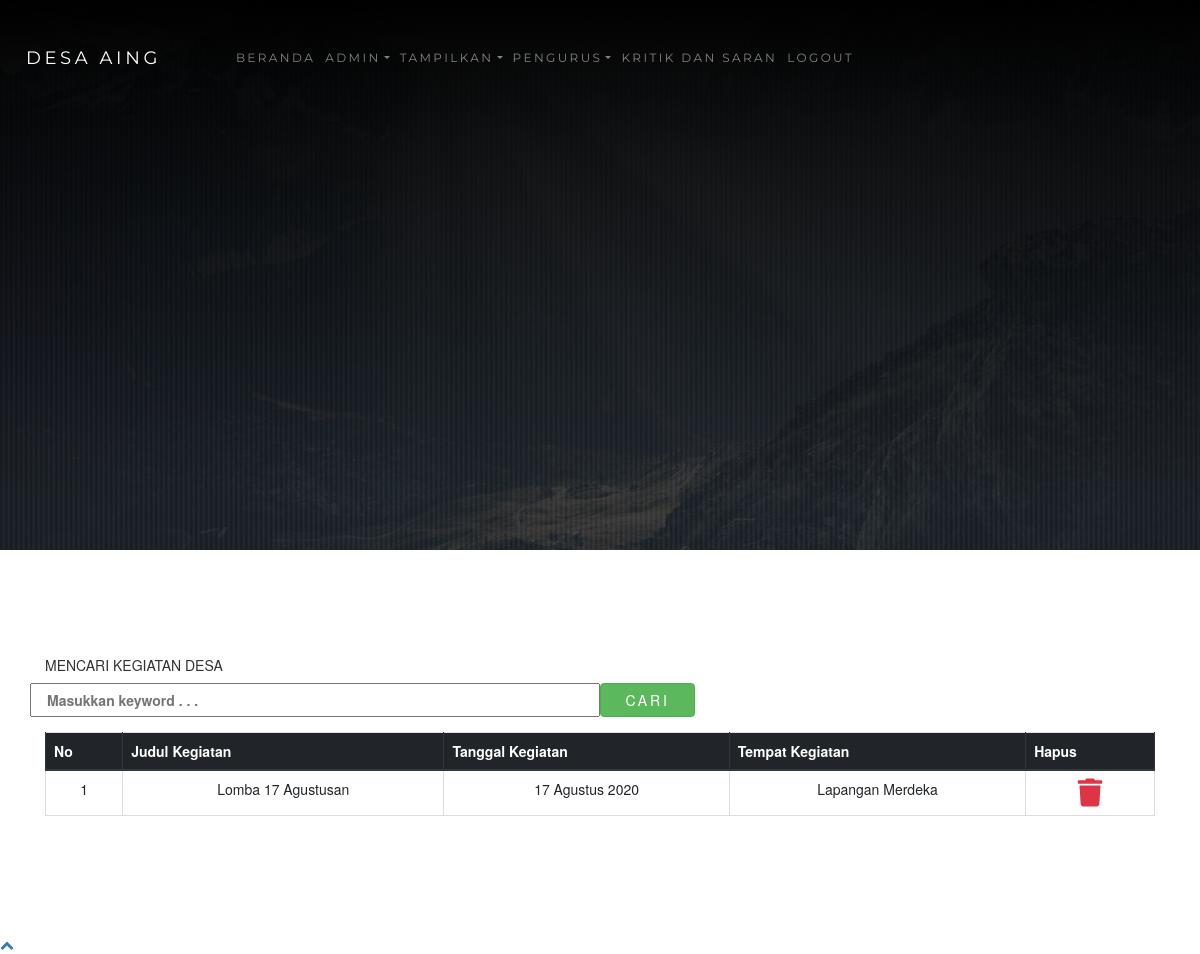
/admin.php?halaman=kegiatan1 (signed in), run on the app's committed database.
### tables this page shows
CREATE TABLE `kegiatan` (
  `id` int(11) NOT NULL,
  `judul` varchar(300) NOT NULL,
  `isi` text NOT NULL,
  `gambar` varchar(100) NOT NULL,
  `tanggal` date NOT NULL,
  `tempat` varchar(100) NOT NULL
);

### functions.php (called while the page is built, shortened)
<?php
$conn = mysqli_connect("localhost", "root", "", "ta_web");
function query($query)
{
    global $conn;
    $result = mysqli_query($conn, $query);
    $rows = [];
    while ($row = mysqli_fetch_assoc($result)) {
        $rows[] = $row;
    }
    return $rows;
}
function tgl_indo($tanggal)
{
    $bulan = array(
        1 =>   'Januari',
        'Februari',
        'Maret',
        'April',
        'Mei',
        'Juni',
        'Juli',
        'Agustus',
        'September',
        'Oktober',
        'November',
        'Desember'
    );
    $pecahkan = explode('-', $tanggal);
    return $pecahkan[2] . ' ' . $bulan[(int) $pecahkan[1]] . ' ' . $pecahkan[0];
}

### tampil_kegiatan.php (the view, shortened to what this page needs)
<?php
require 'functions.php';
$artikel = query("SELECT * FROM kegiatan ORDER BY id DESC");
?>
<!DOCTYPE html>
<html lang="en">
<head>
</head>
<body>
    <div class="inner-page">
        <div class="slider-item" style="background-image: url('images/konfirmasi.jpg');">
            <div class="container">
                <div class="row slider-text align-items-center justify-content-center">
                </div>
            </div>
        </div>
    </div>
    <section class="section blog">
        <div class="container">
            <form action="" method="post">
                <div class="form-group row font-weight-bold text-uppercase">
                    <h5 class="col-sm-12">Mencari Kegiatan Desa</h5>
                    <input type="text" class="col-sm-6" placeholder="Masukkan keyword . . ." name="keyword" id="keyword" autocomplete="off">
                    <button type="submit" class="col-sm-1 btn btn-success" name="cari">Cari</button>
                </div>
            </form>
            <table class="table table-bordered text-center">
                <thead class="thead-dark">
                    <tr class="text-center">
                        <th>No</th>
                        <th>Judul Kegiatan</th>
                        <th>Tanggal Kegiatan</th>
                        <th>Tempat Kegiatan</th>
                        <th>Hapus</th>
                    </tr>
                </thead>
                <?php $i = 1; ?>
                <tbody>
                    <?php foreach ($artikel as $row) : ?>
                        <tr>
                            <td><?= $i; ?></td>
                            <td><?= $row["judul"] ?></td>
                            <td><?= tgl_indo($row["tanggal"]); ?></td>
                            <td><?= $row["tempat"]; ?></td>
                            <td><a href="hapus.php?id=<?= $row["id"]; ?>&hapus=kegiatan1" onclick="return confirm('Mau dihapus ?')"><i class="fas fa-trash text-danger fa-2x"></i></a></td>
                        </tr>
                        <?php $i++; ?>
                    <?php endforeach; ?>
                </tbody>
            </table>
        </div>
    </section>
</body>
</html>

### data on the page
kegiatan: judul "Lomba 17 Agustusan", tanggal "17 Agustus 2020", tempat "Lapangan Merdeka"
